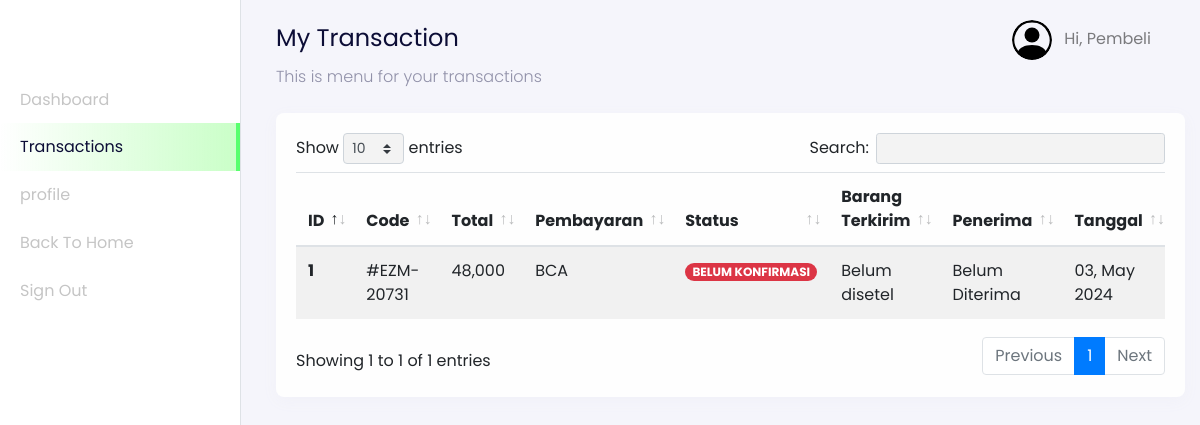
Page /user/index.php?page=transactions (signed in) on the committed database.
### tables this page shows
CREATE TABLE `users` (
  `id_user` int(11) NOT NULL,
  `name` varchar(255) NOT NULL,
  `email` varchar(255) NOT NULL,
  `password` varchar(255) NOT NULL,
  `address` text DEFAULT NULL,
  `phone_number` varchar(255) NOT NULL,
  `postal_code` varchar(191) NOT NULL,
  `roles` varchar(255) NOT NULL
);

CREATE TABLE `transactions` (
  `id_transaction` int(11) NOT NULL,
  `user_id` int(11) NOT NULL,
  `total_price` int(11) NOT NULL,
  `city` varchar(255) NOT NULL,
  `rekening_id` int(11) NOT NULL,
  `transaction_status` varchar(255) NOT NULL,
  `weight_total` int(11) NOT NULL,
  `delivered` int(11) NOT NULL,
  `photo_transaction` varchar(255) NOT NULL,
  `code` varchar(255) NOT NULL,
  `receiver` varchar(255) NOT NULL,
  `time_arrived` timestamp NULL DEFAULT NULL,
  `created_at` timestamp NOT NULL DEFAULT current_timestamp()
);

CREATE TABLE `rekening_numbers` (
  `id_rekening` int(11) NOT NULL,
  `bank_name` varchar(255) NOT NULL,
  `number` varchar(255) NOT NULL,
  `rekening_name` varchar(255) NOT NULL
);

### config/config.php (called while the page is built, shortened)
<?php
$host = 'localhost';
$user = 'root';
$password = '';
$dbname = 'imk_tugas';
$conn = mysqli_connect($host, $user, $password, $dbname);
function query($query)
{
    global $conn;
    $result = mysqli_query($conn, $query);
    $rows = [];
    while ($row = mysqli_fetch_assoc($result)) {
        $rows[] = $row;
    }
    return $rows;
}
?>

### user/transaction/dashboard-user-transactions.php (the view, shortened to what this page needs)
<nav
  class="navbar navbar-expand-lg navbar-light navbar-store fixed-top"
  data-aos="fade-down"
>
  <div class="container-fluid">
    <div class="collpase navbar-collapse" id="navbarResponsive">
      <ul class="navbar-nav d-none d-lg-flex ml-auto">
        <li class="nav-item dropdown">
          <a
            href="#"
            class="nav-link"
            id="navbarDropdown"
            role="button"
            data-toggle="dropdown"
          >
            <img
              src="../assets/images/person-circle.svg"
              alt="profile"
              height="40px"
              class="rounded-circle mr-2 profile-picture"
            />
            <?php
              $id_user = $_SESSION['user'];
              $user = query("SELECT * FROM users WHERE id_user = $id_user")[0];
            ?>
            Hi, <?= $user["name"]; ?>
          </a>
        </li>
      </ul>
    </div>
  </div>
</nav>
<div class="section-content section-dashboard-home" data-aos="fade-up">
  <div class="container-fluid">
    <div class="dashboard-heading">
      <h2 class="dashboard-title">My Transaction</h2>
      <p class="dashboard-subtitle">This is menu for your transactions</p>
    </div>
    <div class="dashboard-content">
      <div class="row mt-4">
        <div class="col-12">
          <div class="card">
            <div class="card-body">
              <div class="row">
                <div class="col-12">
                  <div class="table-responsive">
                    <table class="table table-striped table-hover" id="table">
                      <thead>
                        <tr>
                          <th scope="col">ID</th>
                          <th scope="col">Code</th>
                          <th scope="col">Total</th>
                          <th scope="col">Pembayaran</th>
                          <th scope="col">Status</th>
                          <th scope="col">Barang Terkirim</th>
                          <th scope="col">Penerima</th>
                          <th scope="col">Tanggal</th>
                        </tr>
                      </thead>
                      <tbody>
                        <?php
                          $no = 1;
                          $user_id = $_SESSION["user"];
                          $query = "SELECT * FROM transactions INNER JOIN users ON transactions.user_id = users.id_user INNER JOIN rekening_numbers ON transactions.rekening_id = rekening_numbers.id_rekening WHERE user_id = $user_id";
                          $transactions = query($query);
                        ?>
                        <?php foreach ($transactions as $transaction) : ?>
                          <tr>
                            <th scope="row"><?= $no; ?></th>
                            <td>#<?= $transaction["code"]; ?></td>
                            <td><?= number_format($transaction["total_price"]); ?></td>
                            <td><?= $transaction["bank_name"]; ?></td>
                            <td>
                              <?php if ($transaction["transaction_status"] == "BELUM KONFIRMASI") : ?>
                                <span class="badge badge-pill badge-danger"><?= $transaction["transaction_status"]; ?></span>
                              <?php elseif($transaction["transaction_status"] == "TERKONFIRMASI"): ?>
                              <span class="badge badge-pill badge-warning"><?= $transaction["transaction_status"]; ?></span>
                              <?php elseif($transaction["transaction_status"] == "PICKUP") : ?>
                                <span class="badge badge-pill badge-primary"><?= $transaction["transaction_status"]; ?></span>
                              <?php else: ?>
                                <span class="badge badge-pill badge-success"><?= $transaction["transaction_status"]; ?></span>
                              <?php endif; ?>
                            </td>
                            <?php
                              $barangTiba = $transaction["time_arrived"];
                            ?>
                            <?php if (isset($transaction["time_arrived"])) : ?>
                              <td><?= date('d-m-Y H:i:s', strtotime($barangTiba) ); ?></td>
                            <?php else : ?>
                              <td>Belum disetel</td>
                            <?php endif;?>
                            <?php if (isset($transaction["receiver"])) : ?>
                              <td><?= $transaction["receiver"] ? $transaction['receiver'] : 'Belum Diterima'; ?></td>
                            <?php endif;?>
                            <?php
                              $tanggal = $transaction["created_at"];
                            ?>
                            <td><?= date('d, F Y', strtotime($tanggal)); ?></td>
                          <?php $no++ ?>
                        <?php endforeach;?>
                      </tbody>
                    </table>
                  </div>
                </div>
              </div>
            </div>
          </div>
        </div>
      </div>
    </div>
  </div>
</div>

### rows in the picture
users: name "Pembeli"
transactions: code "EZM-20731", total_price "48,000", rekening_numbers.bank_name "BCA", transaction_status "BELUM KONFIRMASI", shows "Belum disetel", receiver "Belum Diterima", created_at "03, May 2024"
